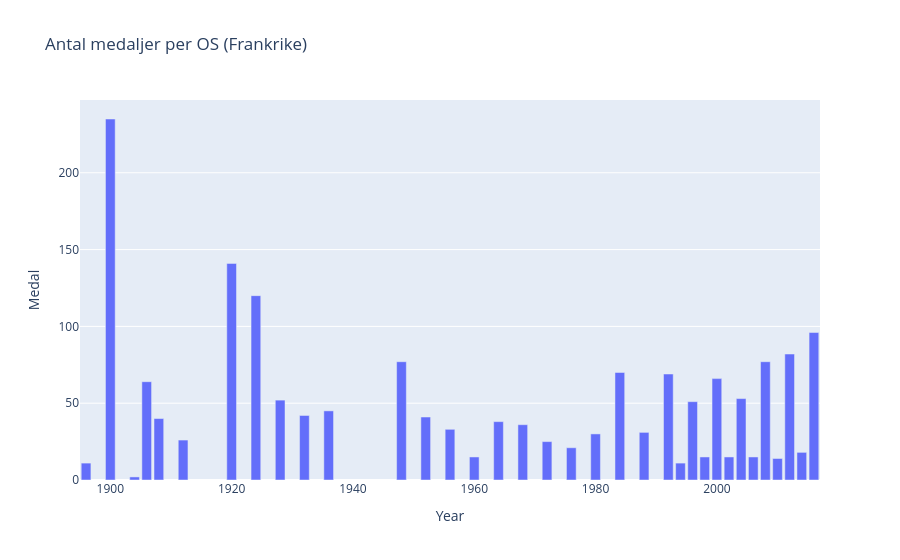

Notebook cell for this chart:
### Code cell
medals_per_year = (
    country_df.dropna(subset=['Medal'])
    .groupby('Year')['Medal']
    .count()
    .reset_index()
)

print(medals_per_year)

fig = px.bar(medals_per_year,
              x='Year',
              y='Medal',
              title='Antal medaljer per OS (Frankrike)')
fig.show()

### Figure 1 — Plotly figure (JSON) as saved in the notebook; plotly's stock layout.template omitted (floating-point values rounded to 4 significant figures)
{"data": [{"hovertemplate": "Year=%{x}<br>Medal=%{y}<extra></extra>", "legendgroup": "", "marker": {"color": "#636efa", "pattern": {"shape": ""}}, "name": "", "orientation": "v", "showlegend": false, "textposition": "auto", "type": "bar", "x": [1896, 1900, 1904, 1906, 1908, 1912, 1920, 1924, 1928, 1932, 1936, 1948, 1952, 1956, 1960, 1964, 1968, 1972, 1976, 1980, 1984, 1988, 1992, 1994, 1996, 1998, 2000, 2002, 2004, 2006, 2008, 2010, 2012, 2014, 2016], "xaxis": "x", "y": [11, 235, 2, 64, 40, 26, 141, 120, 52, 42, 45, 77, 41, 33, 15, 38, 36, 25, 21, 30, 70, 31, 69, 11, 51, 15, 66, 15, 53, 15, 77, 14, 82, 18, 96], "yaxis": "y"}], "layout": {"barmode": "relative", "legend": {"tracegroupgap": 0}, "title": {"text": "Antal medaljer per OS (Frankrike)"}, "xaxis": {"anchor": "y", "domain": [0, 1], "title": {"text": "Year"}}, "yaxis": {"anchor": "x", "domain": [0, 1], "title": {"text": "Medal"}}}}
